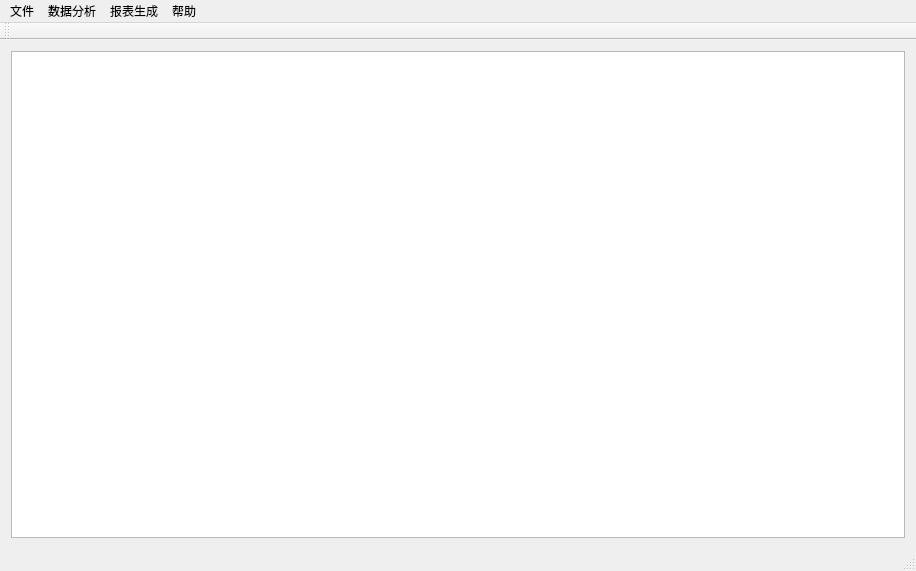
<?xml version="1.0" encoding="UTF-8"?>
<ui version="4.0">
 <class>MainWindow</class>
 <widget class="QMainWindow" name="MainWindow">
  <property name="geometry">
   <rect>
    <x>0</x>
    <y>0</y>
    <width>916</width>
    <height>571</height>
   </rect>
  </property>
  <property name="windowTitle">
   <string>一次调频分析器</string>
  </property>
  <widget class="QWidget" name="centralWidget">
   <layout class="QHBoxLayout" name="horizontalLayout">
    <item>
     <widget class="QTableWidget" name="tableWidget">
      <property name="sizeAdjustPolicy">
       <enum>QAbstractScrollArea::AdjustIgnored</enum>
      </property>
      <attribute name="horizontalHeaderCascadingSectionResizes">
       <bool>false</bool>
      </attribute>
      <attribute name="verticalHeaderCascadingSectionResizes">
       <bool>false</bool>
      </attribute>
     </widget>
    </item>
   </layout>
  </widget>
  <widget class="QMenuBar" name="menuBar">
   <property name="geometry">
    <rect>
     <x>0</x>
     <y>0</y>
     <width>916</width>
     <height>23</height>
    </rect>
   </property>
   <widget class="QMenu" name="menu_F">
    <property name="title">
     <string>文件</string>
    </property>
    <addaction name="actionNew"/>
    <addaction name="actionOpen"/>
    <addaction name="actionClose"/>
    <addaction name="separator"/>
    <addaction name="actionImport"/>
    <addaction name="separator"/>
    <addaction name="actionQuit"/>
   </widget>
   <widget class="QMenu" name="menu">
    <property name="title">
     <string>数据分析</string>
    </property>
    <addaction name="actionEva"/>
    <addaction name="actionAtr"/>
   </widget>
   <widget class="QMenu" name="menu_2">
    <property name="title">
     <string>报表生成</string>
    </property>
    <addaction name="actionEvaRep"/>
   </widget>
   <widget class="QMenu" name="menu_3">
    <property name="title">
     <string>帮助</string>
    </property>
    <addaction name="action"/>
   </widget>
   <addaction name="menu_F"/>
   <addaction name="menu"/>
   <addaction name="menu_2"/>
   <addaction name="menu_3"/>
  </widget>
  <widget class="QToolBar" name="mainToolBar">
   <attribute name="toolBarArea">
    <enum>TopToolBarArea</enum>
   </attribute>
   <attribute name="toolBarBreak">
    <bool>false</bool>
   </attribute>
  </widget>
  <widget class="QStatusBar" name="statusBar"/>
  <action name="actionImport">
   <property name="enabled">
    <bool>false</bool>
   </property>
   <property name="text">
    <string>导入数据</string>
   </property>
  </action>
  <action name="actionQuit">
   <property name="text">
    <string>退出(Q)</string>
   </property>
  </action>
  <action name="actionEva">
   <property name="enabled">
    <bool>false</bool>
   </property>
   <property name="text">
    <string>一次调频性能分析</string>
   </property>
  </action>
  <action name="actionNew">
   <property name="text">
    <string>新建数据库</string>
   </property>
  </action>
  <action name="actionOpen">
   <property name="text">
    <string>打开数据库</string>
   </property>
  </action>
  <action name="actionClose">
   <property name="enabled">
    <bool>false</bool>
   </property>
   <property name="text">
    <string>关闭数据库</string>
   </property>
  </action>
  <action name="actionAtr">
   <property name="enabled">
    <bool>false</bool>
   </property>
   <property name="text">
    <string>闭锁故障评价分析</string>
   </property>
  </action>
  <action name="actionEvaRep">
   <property name="enabled">
    <bool>false</bool>
   </property>
   <property name="text">
    <string>一次调频报表生成</string>
   </property>
  </action>
  <action name="actionAtrRep">
   <property name="text">
    <string>闭锁故障报表生成</string>
   </property>
  </action>
  <action name="action">
   <property name="text">
    <string>关于</string>
   </property>
  </action>
 </widget>
 <layoutdefault spacing="6" margin="11"/>
 <resources/>
 <connections>
  <connection>
   <sender>actionQuit</sender>
   <signal>toggled(bool)</signal>
   <receiver>MainWindow</receiver>
   <slot>close()</slot>
   <hints>
    <hint type="sourcelabel">
     <x>-1</x>
     <y>-1</y>
    </hint>
    <hint type="destinationlabel">
     <x>457</x>
     <y>285</y>
    </hint>
   </hints>
  </connection>
 </connections>
</ui>
